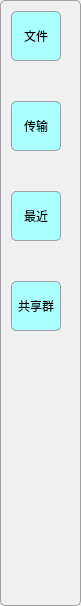
       <widget class="QWidget" name="widget_3" native="true">
        <property name="minimumSize">
         <size>
          <width>81</width>
          <height>581</height>
         </size>
        </property>
        <property name="maximumSize">
         <size>
          <width>81</width>
          <height>16777215</height>
         </size>
        </property>
        <property name="styleSheet">
         <string notr="true">border: 1px solid #9f9f9f; border-radius: 5px;
background-color:rgb(240, 240, 240)</string>
        </property>
        <layout class="QVBoxLayout" name="verticalLayout_2">
         <property name="spacing">
          <number>40</number>
         </property>
         <item>
          <widget class="QPushButton" name="pb_file">
           <property name="minimumSize">
            <size>
             <width>50</width>
             <height>50</height>
            </size>
           </property>
           <property name="maximumSize">
            <size>
             <width>50</width>
             <height>50</height>
            </size>
           </property>
           <property name="styleSheet">
            <string notr="true">background-color:rgb(170, 255, 255)</string>
           </property>
           <property name="text">
            <string>文件</string>
           </property>
          </widget>
         </item>
         <item>
          <widget class="QPushButton" name="pb_trans">
           <property name="minimumSize">
            <size>
             <width>50</width>
             <height>50</height>
            </size>
           </property>
           <property name="maximumSize">
            <size>
             <width>50</width>
             <height>50</height>
            </size>
           </property>
           <property name="styleSheet">
            <string notr="true">background-color:rgb(170, 255, 255)</string>
           </property>
           <property name="text">
            <string>传输</string>
           </property>
          </widget>
         </item>
         <item>
          <widget class="QPushButton" name="pb_recently">
           <property name="minimumSize">
            <size>
             <width>50</width>
             <height>50</height>
            </size>
           </property>
           <property name="maximumSize">
            <size>
             <width>50</width>
             <height>50</height>
            </size>
           </property>
           <property name="styleSheet">
            <string notr="true">background-color:rgb(170, 255, 255)</string>
           </property>
           <property name="text">
            <string>最近</string>
           </property>
          </widget>
         </item>
         <item>
          <widget class="QPushButton" name="pb_share">
           <property name="minimumSize">
            <size>
             <width>50</width>
             <height>50</height>
            </size>
           </property>
           <property name="maximumSize">
            <size>
             <width>50</width>
             <height>50</height>
            </size>
           </property>
           <property name="styleSheet">
            <string notr="true">background-color:rgb(170, 255, 255)</string>
           </property>
           <property name="text">
            <string>共享群</string>
           </property>
          </widget>
         </item>
         <item>
          <spacer name="verticalSpacer">
           <property name="orientation">
            <enum>Qt::Vertical</enum>
           </property>
           <property name="sizeHint" stdset="0">
            <size>
             <width>20</width>
             <height>264</height>
            </size>
           </property>
          </spacer>
         </item>
        </layout>
       </widget>
